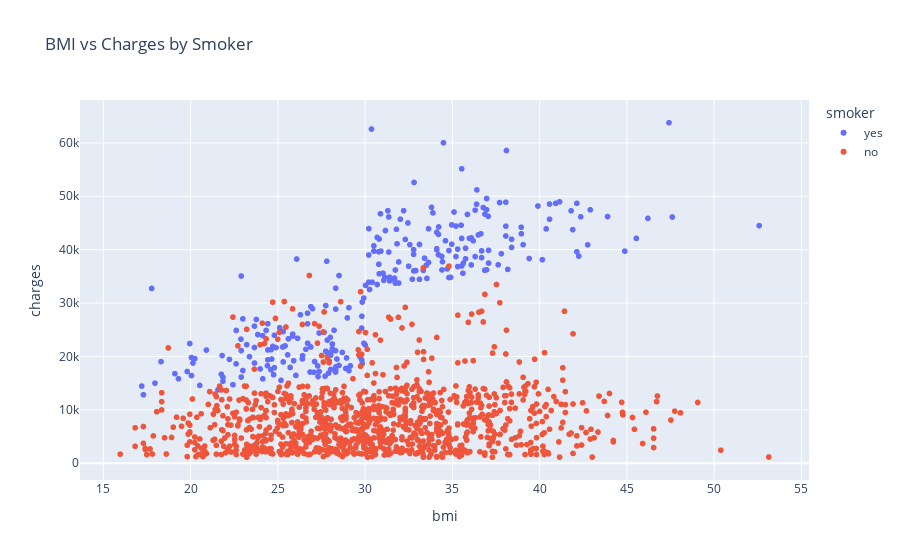

The cell this chart's notebook holds for it:
### Code cell
# =============================
# Insurance Premium Prediction Notebook
# Simplified version with Random Forest only
# =============================

import pandas as pd
import numpy as np
import matplotlib.pyplot as plt
import seaborn as sns
import plotly.express as px

from sklearn.model_selection import train_test_split
from sklearn.preprocessing import OneHotEncoder, StandardScaler
from sklearn.compose import ColumnTransformer
from sklearn.pipeline import Pipeline
from sklearn.ensemble import RandomForestRegressor
from sklearn.metrics import mean_squared_error, r2_score

# Set plotting style
plt.rcParams.update({
    "figure.figsize": (9, 5),
    "axes.titlesize": 14,
    "axes.labelsize": 11
})

# -----------------------------
# Load and clean data
# -----------------------------
df = pd.read_csv("insurance.csv")

# Data cleaning
df_clean = df.copy()
df_clean = df_clean.drop_duplicates().reset_index(drop=True)

# Standardize categorical columns
for col in ["sex", "smoker", "region"]:
    df_clean[col] = df_clean[col].astype(str).str.strip().str.lower()

# Ensure numeric types
df_clean["age"] = pd.to_numeric(df_clean["age"], errors="coerce").astype(int)
df_clean["bmi"] = pd.to_numeric(df_clean["bmi"], errors="coerce")
df_clean["children"] = pd.to_numeric(df_clean["children"], errors="coerce").astype(int)
df_clean["charges"] = pd.to_numeric(df_clean["charges"], errors="coerce")

print(f"Data loaded: {df_clean.shape[0]} rows, {df_clean.shape[1]} columns")

# -----------------------------
# EDA Charts
# -----------------------------

# Correlation heatmap
plt.figure(figsize=(8,6))
corr = df_clean.select_dtypes(include=[np.number]).corr()
sns.heatmap(corr, annot=True, fmt=".2f", cmap="coolwarm", cbar=True)
plt.title("Correlation Heatmap")
plt.tight_layout()
plt.show()

# Charges distribution
plt.figure(figsize=(9,5))
sns.histplot(df_clean["charges"], kde=True, stat="density")
plt.title("Distribution of Charges")
plt.xlabel("Charges ($)")
plt.show()

# Charges by smoker
plt.figure(figsize=(9,5))
sns.boxplot(data=df_clean, x="smoker", y="charges")
plt.title("Charges by Smoker Status")
plt.show()

# BMI vs Charges (interactive)
fig = px.scatter(df_clean, x="bmi", y="charges", color="smoker",
                 title="BMI vs Charges by Smoker")
fig.show()

# Charges by region
region_med = df_clean.groupby("region")["charges"].median()
plt.figure(figsize=(9,5))
plt.bar(region_med.index, region_med.values)
plt.title("Median Charges by Region")
plt.xlabel("Region")
plt.ylabel("Median Charges ($)")
plt.xticks(rotation=45)
plt.tight_layout()
plt.show()

# -----------------------------
# Model Training
# -----------------------------

# Prepare features
X = df_clean.drop(columns=["charges"])
y = df_clean["charges"]

numeric_features = ["age", "bmi", "children"]
categorical_features = ["sex", "smoker", "region"]

# Create preprocessor
preprocessor = ColumnTransformer(transformers=[
    ("num", StandardScaler(), numeric_features),
    ("cat", OneHotEncoder(drop="first", sparse_output=False), categorical_features)
])

# Train-test split
X_train, X_test, y_train, y_test = train_test_split(X, y, test_size=0.2, random_state=42)

# Create and train Random Forest model
rf_pipeline = Pipeline([
    ("pre", preprocessor),
    ("model", RandomForestRegressor(random_state=42, n_jobs=-1))
])

print("Training Random Forest model...")
rf_pipeline.fit(X_train, y_train)

# Make predictions
y_pred = rf_pipeline.predict(X_test)

# Calculate metrics
rmse = np.sqrt(mean_squared_error(y_test, y_pred))
r2 = r2_score(y_test, y_pred)

print(f"Random Forest Performance:")
print(f"RMSE: {rmse:.2f}")
print(f"R²: {r2:.3f}")

# -----------------------------
# Model Diagnostics
# -----------------------------

# Actual vs Predicted
plt.figure(figsize=(9,5))
plt.scatter(y_test, y_pred, alpha=0.6, s=40)
minv = min(y_test.min(), y_pred.min())
maxv = max(y_test.max(), y_pred.max())
plt.plot([minv, maxv], [minv, maxv], linestyle="--", color="red", linewidth=2)
plt.title("Random Forest: Actual vs Predicted")
plt.xlabel("Actual Charges ($)")
plt.ylabel("Predicted Charges ($)")
plt.show()

# Feature importances
rf = rf_pipeline.named_steps["model"]
num_names = numeric_features
cat_transformer = rf_pipeline.named_steps["pre"].named_transformers_["cat"]
cat_names = list(cat_transformer.get_feature_names_out(categorical_features))
feat_names = num_names + cat_names

importances = rf.feature_importances_
sorted_idx = np.argsort(importances)[::-1]

plt.figure(figsize=(10,6))
plt.bar(range(len(importances)), importances[sorted_idx])
plt.xticks(range(len(importances)), [feat_names[i] for i in sorted_idx], rotation=45, ha="right")
plt.title("Feature Importances")
plt.xlabel("Feature")
plt.ylabel("Importance")
plt.tight_layout()
plt.show()

# -----------------------------
# Interactive Premium Estimation Function
# -----------------------------
def interactive_premium_estimator():
    """
    Interactive insurance premium estimator with guided questions.
    """
    print("=" * 60)
    print("Hi! I am an Insurance Premium Estimator designed by Younus.")
    print("I am going to ask a few questions which will allow me to generate a premium.")
    print("=" * 60)
    print()
    
    # Question 1 - Age
    while True:
        try:
            age = int(input("Question 1 of 6: What is your age? "))
            if 18 <= age <= 100:
                break
            else:
                print("Please enter an age between 18 and 100.")
        except ValueError:
            print("Please enter a valid number for age.")
    
    # Question 2 - Sex
    while True:
        sex_input = input("Question 2 of 6: Please tell me if you are Male or Female. Write M for Male and F for Female: ").strip().upper()
        if sex_input in ['M', 'F']:
            sex = 'male' if sex_input == 'M' else 'female'
            break
        else:
            print("Please enter M for Male or F for Female.")
    
    # Question 3 - BMI
    while True:
        try:
            bmi = float(input("Question 3 of 6: What is your BMI in numbers? "))
            if 15 <= bmi <= 50:
                break
            else:
                print("Please enter a BMI between 15 and 50.")
        except ValueError:
            print("Please enter a valid number for BMI.")
    
    # Question 4 - Children

    while True:

        try:

            children = int(input("Question 4 of 6: How many children do you have in number format? "))

            if children >= 0:

                break

            else:

                print("Please enter 0 or a positive number.")

        except ValueError:

            print("Please enter a valid number for children.")

   

    # Question 5 - Smoker

    while True:

        smoker_input = input("Question 5 of 6: Are you a smoker? Type 'yes'  or 'no'").strip().lower()

        if smoker_input in ['yes', 'no']:

            smoker = smoker_input

            break

        else:

            print("Please enter yes or no.")

   

    # Question 6 - Region

    print("Question 6 of 6: What region are you in?")

    print("Write 1 for northeast, 2 for northwest, 3 for southeast, 4 for southwest")

    while True:

        try:

            region_input = int(input("Enter your choice (1-4): "))

            if region_input == 1:

                region = 'northeast'

                break

            elif region_input == 2:

                region = 'northwest'

                break

            elif region_input == 3:

                region = 'southeast'

                break

            elif region_input == 4:

                region = 'southwest'

                break

            else:

                print("Please enter 1, 2, 3, or 4.")

        except ValueError:

            print("Please enter a valid number (1-4).")
    
    # Generate prediction
    input_df = pd.DataFrame([{
        "age": age,
        "sex": sex,
        "bmi": bmi,
        "children": children,
        "smoker": smoker,
        "region": region
    }])
    
    prediction = rf_pipeline.predict(input_df)[0]
    
    print("\n" + "=" * 60)
    print("PREMIUM CALCULATION COMPLETE")
    print("=" * 60)
    print(f"Your estimated insurance premium is: ${prediction:,.2f}")
    print()
    print("Summary of your profile:")
    print(f"• Age: {age} years")
    print(f"• Gender: {sex.title()}")
    print(f"• BMI: {bmi}")
    print(f"• Children: {children}")
    print(f"• Smoker: {smoker.title()}")
    print(f"• Region: {region.title()}")
    print("=" * 60)
    
    return prediction

def estimate_premium(age, sex, bmi, children, smoker, region):
    """
    Direct premium estimation function (for programmatic use).
    """
    # Normalize inputs
    sex = str(sex).strip().lower()
    smoker = str(smoker).strip().lower()
    region = str(region).strip().lower()
    
    input_df = pd.DataFrame([{
        "age": int(age),
        "sex": sex,
        "bmi": float(bmi),
        "children": int(children),
        "smoker": smoker,
        "region": region
    }])
    
    prediction = rf_pipeline.predict(input_df)[0]
    return prediction

# Run the interactive estimator
print("To start the interactive premium estimator, run: interactive_premium_estimator()")
print("For direct estimation, use: estimate_premium(age, sex, bmi, children, smoker, region)")

# Example of direct usage
sample_prediction = estimate_premium(40, "male", 28.5, 2, "yes", "southeast")
print(f"\nExample prediction: ${sample_prediction:,.2f}")

print("\nNotebook complete!")

# Automatically start the interactive estimator
interactive_premium_estimator()

### Figure 1 — Plotly figure (JSON) as saved in the notebook; plotly's stock layout.template omitted (floating-point values rounded to 4 significant figures; data arrays with more than 128 entries replaced by an {"elided": "..."} marker saying what was removed)
{"data": [{"hovertemplate": "smoker=yes<br>bmi=%{x}<br>charges=%{y}<extra></extra>", "legendgroup": "yes", "marker": {"color": "#636efa", "symbol": "circle"}, "mode": "markers", "name": "yes", "showlegend": true, "type": "scattergl", "x": {"elided": "274 float values"}, "xaxis": "x", "y": {"elided": "274 float values"}, "yaxis": "y"}, {"hovertemplate": "smoker=no<br>bmi=%{x}<br>charges=%{y}<extra></extra>", "legendgroup": "no", "marker": {"color": "#EF553B", "symbol": "circle"}, "mode": "markers", "name": "no", "showlegend": true, "type": "scattergl", "x": {"elided": "1063 float values"}, "xaxis": "x", "y": {"elided": "1063 float values"}, "yaxis": "y"}], "layout": {"legend": {"title": {"text": "smoker"}, "tracegroupgap": 0}, "title": {"text": "BMI vs Charges by Smoker"}, "xaxis": {"anchor": "y", "domain": [0, 1], "title": {"text": "bmi"}}, "yaxis": {"anchor": "x", "domain": [0, 1], "title": {"text": "charges"}}}}
